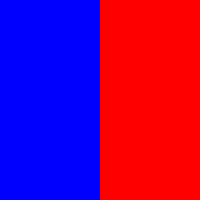
Frame 1 (no input)
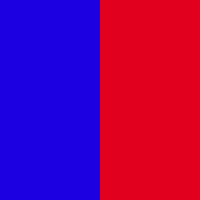
Frame 60 (the mouse pressed at the canvas centre just before this capture)
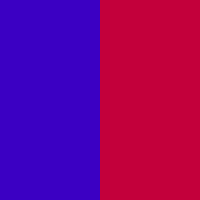
Frame 120 (the mouse held since frame 60 and released just before this capture)

The Processing sketch that drew these frames (run headless with seeded random() and noise(); from frame 60 on, the mouse is pressed at the canvas centre):

// Processing sketch: Prellfarbe
// ── Prellfarbe.pde

// Zwei Variablen für die Farbe
float c1 = 0;      
float c2 = 255;    

// Startwert für die Veränderung der 1. Farbe
float c1dir = 0.5;  
// Startwert für die Veränderung der 2. Farbe
float c2dir = -0.5; 

void setup() {
  size(200, 200);
}

void draw() {
  noStroke();

  // linkes Rechteck
  fill(c1, 0, c2);
  rect(0, 0, 100, 200);

  // rechtes Rechteck
  fill(c2, 0, c1);
  rect(100, 0, 100, 200);

  // Verändern der Farbe
  c1 = c1 + c1dir;
  c2 = c2 + c2dir;

  // Wenn die Farbe die Kante der Farbskala erreicht hat, entwickelt sie sich
  // in die entgegengesetzte Richtung.

  if (c1 < 0 || c1 > 255) {
    c1dir = -c1dir;
  }

  if (c2 < 0 || c2 > 255) {
    c2dir = -c2dir;
  }
}
